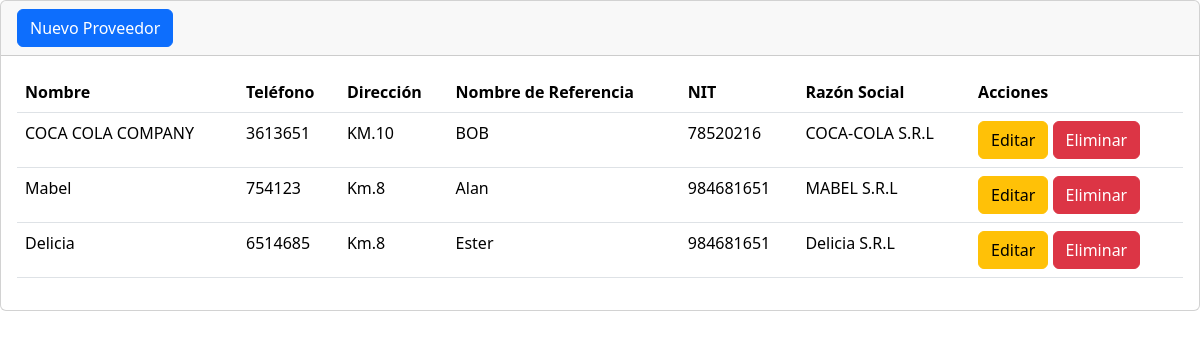
The app's page /secciones/proveedores/index.php with its own data.
### tables this page shows
CREATE TABLE `proveedor` (
  `id` int NOT NULL AUTO_INCREMENT,
  `nombre` varchar(100) DEFAULT NULL,
  `telefono` int DEFAULT NULL,
  `direccion` varchar(45) DEFAULT NULL,
  `nombre_referencia` varchar(45) DEFAULT NULL,
  `NIT` varchar(45) DEFAULT NULL,
  `razon_social` varchar(45) DEFAULT NULL,
  `activo` tinyint DEFAULT NULL,
  PRIMARY KEY (`id`)
);

### secciones/proveedores/index.php (the view, shortened to what this page needs)
<?php
include("../../bd.php");
$consulta_proveedores = $conexion->query("SELECT * FROM proveedor WHERE activo = 1");
$lista_proveedores = $consulta_proveedores->fetchAll(PDO::FETCH_ASSOC);
include("../../templates/header.php");
?>
<div class="card">
    <div class="card-header">
        <a class="btn btn-primary" href="crear.php" role="button">Nuevo Proveedor</a>
    </div>
    <div class="card-body">
        <div class="table-responsive-sm">
            <table class="table">
                <thead>
                    <tr>
                        <th scope="col">Nombre</th>
                        <th scope="col">Teléfono</th>
                        <th scope="col">Dirección</th>
                        <th scope="col">Nombre de Referencia</th>
                        <th scope="col">NIT</th>
                        <th scope="col">Razón Social</th>
                        <th scope="col">Acciones</th>
                    </tr>
                </thead>
                <tbody>
                    <?php foreach ($lista_proveedores as $proveedor): ?>
                        <tr>
                            <td><?php echo $proveedor['nombre']; ?></td>
                            <td><?php echo $proveedor['telefono']; ?></td>
                            <td><?php echo $proveedor['direccion']; ?></td>
                            <td><?php echo $proveedor['nombre_referencia']; ?></td>
                            <td><?php echo $proveedor['NIT']; ?></td>
                            <td><?php echo $proveedor['razon_social']; ?></td>
                            <td>
                                <a href="editar.php?id=<?php echo $proveedor['id']; ?>" class="btn btn-warning">Editar</a>
                                <a href="index.php?id=<?php echo $proveedor['id']; ?>" class="btn btn-danger">Eliminar</a>
                            </td>
                        </tr>
                    <?php endforeach; ?>
                </tbody>
            </table>
        </div>
    </div>
</div>
<?php include("../../templates/footer.php"); ?>

### records on screen
proveedor: nombre "COCA COLA COMPANY", telefono "3613651", direccion "KM.10", nombre_referencia "BOB", NIT "78520216", razon_social "COCA-COLA S.R.L"
proveedor: nombre "Mabel", telefono "754123", direccion "Km.8", nombre_referencia "Alan", NIT "984681651", razon_social "MABEL S.R.L"
proveedor: nombre "Delicia", telefono "6514685", direccion "Km.8", nombre_referencia "Ester", NIT "984681651", razon_social "Delicia S.R.L"
